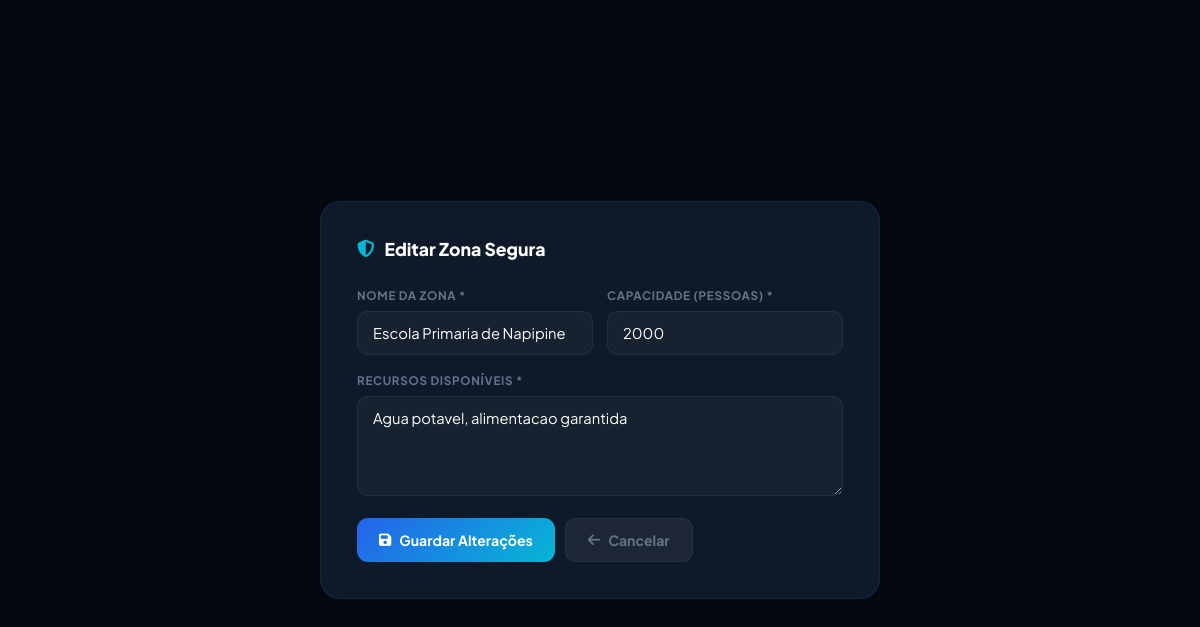
/admin/zona/editar/1 (signed in), run on the app's committed database.
### tables this page shows
CREATE TABLE zona(
          id INTEGER PRIMARY KEY AUTOINCREMENT,
          nome TEXT NOT NULL, capacidade INTEGER NOT NULL, recursos TEXT NOT NULL,
          ativa INTEGER DEFAULT 1);

### app.py (the view)
@app.route('/admin/zona/editar/<int:id>', methods=['GET','POST'])
@login_required
def editar_zona(id):
    zona = query("SELECT * FROM zona WHERE id=?", (id,), one=True)
    if not zona:
        flash('Zona não encontrada.', 'error')
        return redirect(url_for('admin_dashboard', tab='tab-zonas'))
    if request.method == 'POST':
        query("UPDATE zona SET nome=?, capacidade=?, recursos=? WHERE id=?",
              (request.form['nome'], int(request.form['capacidade']), request.form['recursos'], id), commit=True)
        flash('Zona segura actualizada!', 'success')
        return redirect(url_for('admin_dashboard', tab='tab-zonas'))
    cfg = get_site_config()
    return render_template('editar_zona.html', zona=zona, cfg=cfg)

### app.py (called while the page is built)
def get_db():
    if 'db' not in g:
        g.db = sqlite3.connect(DB)
        g.db.row_factory = sqlite3.Row
    return g.db

def query(sql, args=(), one=False, commit=False):
    db = get_db()
    cur = db.execute(sql, args)
    if commit:
        db.commit()
        return cur.lastrowid
    return cur.fetchone() if one else cur.fetchall()

def login_required(f):
    @wraps(f)
    def dec(*a, **kw):
        if not session.get('admin_id'):
            return redirect(url_for('login'))
        return f(*a, **kw)
    return dec

### templates/editar_zona.html (shortened to what this page needs)
<!DOCTYPE html>
<html lang="pt">
<head>
<link rel="stylesheet" href="https://cdnjs.cloudflare.com/ajax/libs/font-awesome/6.5.0/css/all.min.css">
</head>
<body>
<div class="box">
  <div class="box-title"><i class="fas fa-shield-halved"></i> Editar Zona Segura</div>
  <form action="/admin/zona/editar/{{ zona['id'] }}" method="POST">
    <div class="form-grid">
      <div class="fg">
        <label class="fl">Nome da Zona *</label>
        <input type="text" name="nome" class="fi" value="{{ zona['nome'] }}" required>
      </div>
      <div class="fg">
        <label class="fl">Capacidade (pessoas) *</label>
        <input type="number" name="capacidade" class="fi" value="{{ zona['capacidade'] }}" min="1" required>
      </div>
    </div>
    <div class="fg">
      <label class="fl">Recursos Disponíveis *</label>
      <textarea name="recursos" class="fi" required>{{ zona['recursos'] }}</textarea>
    </div>
    <div class="actions">
      <button type="submit" class="btn btn-primary"><i class="fas fa-save"></i> Guardar Alterações</button>
      <a href="/admin?tab=tab-zonas" class="btn btn-ghost"><i class="fas fa-arrow-left"></i> Cancelar</a>
    </div>
  </form>
</div>
</body>
</html>

### templates/editar_zona.html (style rules this page uses)
:root { --bg:#04080f;--card:#0e1929;--border:rgba(99,179,237,.1);--cyan:#06b6d4;--text:#dbeafe;--muted:#64748b; }
* { margin:0;padding:0;box-sizing:border-box }
body { font-family:'Plus Jakarta Sans',sans-serif;background:var(--bg);color:var(--text);min-height:100vh;display:flex;align-items:center;justify-content:center;padding:20px }
.box { background:var(--card);border:1px solid var(--border);border-radius:20px;padding:36px;width:100%;max-width:560px }
.box-title { font-size:1.1rem;font-weight:800;color:#fff;display:flex;align-items:center;gap:10px;margin-bottom:28px }
.box-title i { color:var(--cyan) }
.form-grid { display:grid;grid-template-columns:1fr 1fr;gap:14px }
.fg { margin-bottom:18px }
.fl { display:block;font-size:.73rem;font-weight:700;color:var(--muted);text-transform:uppercase;letter-spacing:.7px;margin-bottom:8px }
.fi { width:100%;padding:12px 15px;background:rgba(255,255,255,.04);border:1px solid var(--border);border-radius:11px;color:#fff;font-size:.92rem;font-family:inherit;transition:.2s }
textarea.fi { min-height:100px;resize:vertical }
.actions { display:flex;gap:10px;margin-top:8px;flex-wrap:wrap }
.btn { display:inline-flex;align-items:center;gap:8px;padding:12px 22px;border-radius:11px;font-size:.88rem;font-weight:700;cursor:pointer;border:none;font-family:inherit;text-decoration:none;transition:.2s }
.btn-primary { background:linear-gradient(135deg,#2563eb,#06b6d4);color:#fff }
.btn-ghost { background:rgba(255,255,255,.06);color:var(--muted);border:1px solid var(--border) }

### data on the page
zona: nome "Escola Primaria de Napipine", capacidade "2000", recursos "Agua potavel, alimentacao garantida"
